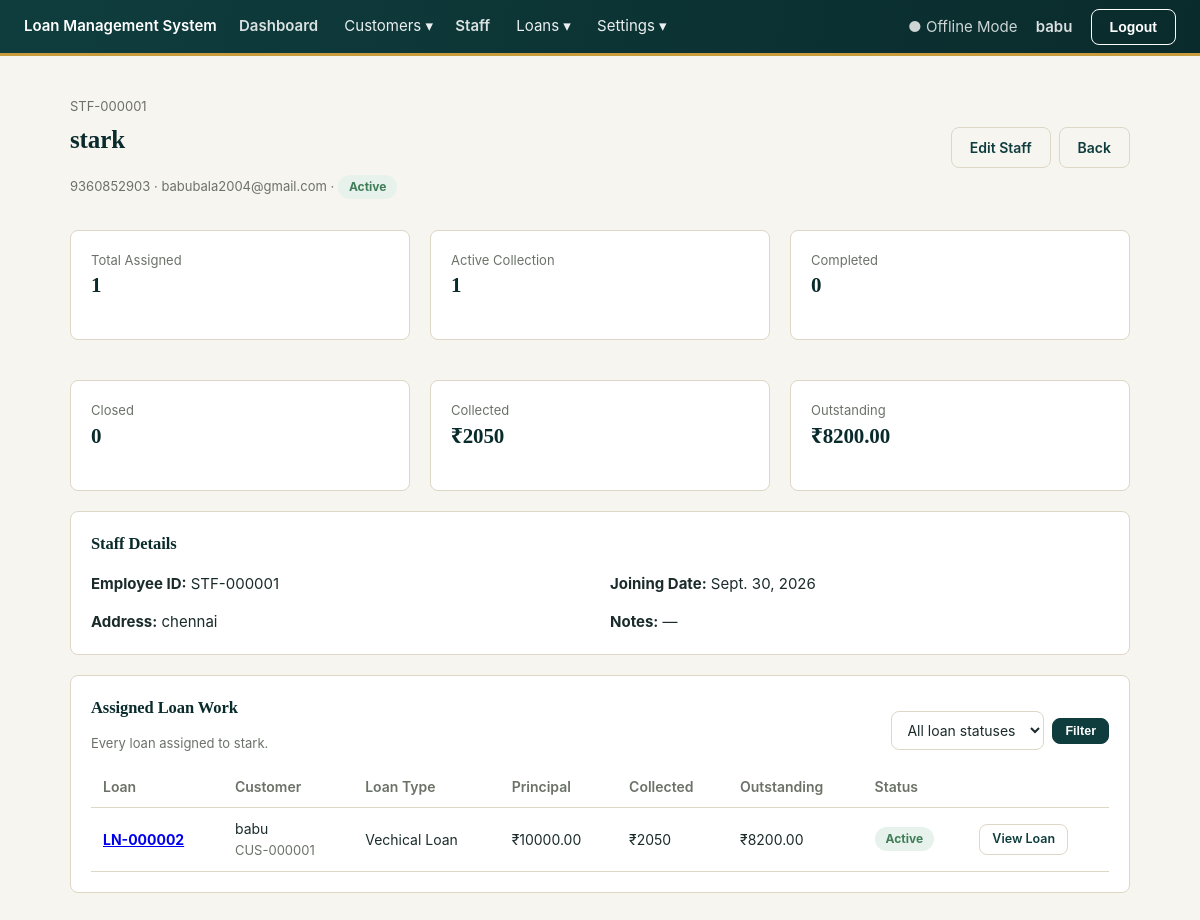
Screenshot of /staff/2/ (signed in) with the database file from the repository.
### core/models.py (models this page shows, shortened)
class SystemSetting(models.Model):
    key = models.CharField(max_length=100, unique=True)
    value = models.TextField(blank=True)

### accounts/models.py (models this page shows, shortened)
class AdminUser(AbstractUser):
    full_name = models.CharField(max_length=150, blank=True)
    session_timeout_minutes = models.PositiveIntegerField(
        default=30,
        help_text="Auto-logout after this many minutes of inactivity.",
    )

### staff/models.py (models this page shows, shortened)
class Staff(models.Model):
    STATUS_ACTIVE = "active"
    STATUS_INACTIVE = "inactive"
    STATUS_CHOICES = [
        (STATUS_ACTIVE, "Active"),
        (STATUS_INACTIVE, "Inactive"),
    ]
    employee_id = models.CharField(max_length=30, unique=True, editable=False)
    full_name = models.CharField(max_length=150)
    mobile = models.CharField(max_length=10, validators=[mobile_validator])
    email = models.EmailField(blank=True)
    joining_date = models.DateField(null=True, blank=True)
    address = models.TextField(blank=True)
    status = models.CharField(max_length=10, choices=STATUS_CHOICES, default=STATUS_ACTIVE)
    notes = models.TextField(blank=True)
    created_at = models.DateTimeField(auto_now_add=True)
    updated_at = models.DateTimeField(auto_now=True)
    class Meta:
        ordering = ["full_name"]
    @property
    def total_assigned_loans(self):
        return self.loans.count()
    @property
    def active_loan_count(self):
        return self.loans.filter(status="active").count()
    @property
    def completed_loan_count(self):
        return self.loans.filter(status="completed").count()
    @property
    def closed_loan_count(self):
        return self.loans.filter(status="closed").count()
    @property
    def total_collected(self):
        from django.db.models import Sum
        return self.loans.aggregate(total=Sum("payments__amount_paid"))["total"] or 0
    @property
    def total_outstanding(self):
        from decimal import Decimal
        return sum((loan.total_outstanding for loan in self.loans.all()), Decimal("0"))

### loans/models.py (models this page shows, shortened)
class Loan(models.Model):
    FREQUENCY_DAILY = "daily"
    FREQUENCY_WEEKLY = "weekly"
    FREQUENCY_BIWEEKLY = "biweekly"
    FREQUENCY_MONTHLY = "monthly"
    FREQUENCY_CUSTOM = "custom"
    FREQUENCY_CHOICES = [
        (FREQUENCY_DAILY, "Daily"),
        (FREQUENCY_WEEKLY, "Weekly"),
        (FREQUENCY_BIWEEKLY, "Biweekly"),
        (FREQUENCY_MONTHLY, "Monthly"),
        (FREQUENCY_CUSTOM, "Custom interval"),
    ]
    STATUS_ACTIVE = "active"
    STATUS_COMPLETED = "completed"
    STATUS_CLOSED = "closed"
    STATUS_CANCELLED = "cancelled"
    STATUS_CHOICES = [
        (STATUS_ACTIVE, "Active"),
        (STATUS_COMPLETED, "Completed"),
        (STATUS_CLOSED, "Closed"),
        (STATUS_CANCELLED, "Cancelled"),
    ]
    loan_number = models.CharField(max_length=20, unique=True, editable=False)
    customer = models.ForeignKey(
        "customers.Customer", on_delete=models.PROTECT, related_name="loans"
    )
    assigned_staff = models.ForeignKey(
        "staff.Staff", on_delete=models.SET_NULL, null=True, blank=True, related_name="loans",
        help_text="Staff member responsible for collecting this loan.",
    )
    loan_group = models.ForeignKey(
        LoanGroup, on_delete=models.SET_NULL, null=True, blank=True, related_name="loans"
    )
    loan_type = models.ForeignKey(LoanType, on_delete=models.PROTECT)
    interest_type = models.ForeignKey(InterestType, on_delete=models.PROTECT)
    principal_amount = models.DecimalField(max_digits=12, decimal_places=2)
    interest_rate = models.DecimalField(
        max_digits=5, decimal_places=2, help_text="Annual interest rate, %."
    )
    start_date = models.DateField()
    repayment_frequency = models.CharField(max_length=10, choices=FREQUENCY_CHOICES)
    custom_interval_days = models.PositiveIntegerField(
        null=True, blank=True,
        help_text="Only used when Repayment Frequency = Custom interval.",
    )
    number_of_installments = models.PositiveIntegerField()
    first_due_date = models.DateField()
    purpose = models.CharField(max_length=255, blank=True)
    remarks = models.TextField(blank=True)
    status = models.CharField(max_length=10, choices=STATUS_CHOICES, default=STATUS_ACTIVE)
    total_interest = models.DecimalField(max_digits=12, decimal_places=2, editable=False)
    total_payable = models.DecimalField(max_digits=12, decimal_places=2, editable=False)
    created_at = models.DateTimeField(auto_now_add=True)
    closing_date = models.DateField(null=True, blank=True)
    closing_remarks = models.TextField(blank=True)
    class Meta:
        ordering = ["-created_at"]
    @property
    def total_paid(self):
        return self.installments.aggregate(total=models.Sum("paid_amount"))["total"] or Decimal("0")
    @property
    def total_outstanding(self):
        return self.total_payable - self.total_paid

class LoanType(models.Model):
    name = models.CharField(max_length=100)
    is_active = models.BooleanField(default=True)

### customers/models.py (models this page shows, shortened)
class Customer(models.Model):
    GENDER_MALE = "male"
    GENDER_FEMALE = "female"
    GENDER_OTHER = "other"
    GENDER_CHOICES = [
        (GENDER_MALE, "Male"),
        (GENDER_FEMALE, "Female"),
        (GENDER_OTHER, "Other"),
    ]
    MARITAL_SINGLE = "single"
    MARITAL_MARRIED = "married"
    MARITAL_OTHER = "other"
    MARITAL_CHOICES = [
        (MARITAL_SINGLE, "Single"),
        (MARITAL_MARRIED, "Married"),
        (MARITAL_OTHER, "Other"),
    ]
    STATUS_ACTIVE = "active"
    STATUS_INACTIVE = "inactive"
    STATUS_CHOICES = [
        (STATUS_ACTIVE, "Active"),
        (STATUS_INACTIVE, "Inactive"),
    ]
    customer_id = models.CharField(max_length=20, unique=True, editable=False)
    full_name = models.CharField(max_length=150)
    date_of_birth = models.DateField()
    gender = models.CharField(max_length=10, choices=GENDER_CHOICES)
    mobile = models.CharField(max_length=10, validators=[mobile_validator], unique=True)
    alternate_mobile = models.CharField(
        max_length=10, validators=[mobile_validator], blank=True
    )
    email = models.EmailField(blank=True)
    photo = models.ImageField(upload_to="customers/photos/", blank=True, null=True)
    marital_status = models.CharField(max_length=10, choices=MARITAL_CHOICES)
    occupation = models.CharField(max_length=100)
    monthly_income = models.DecimalField(max_digits=12, decimal_places=2)
    father_husband_name = models.CharField(max_length=150)
    permanent_door_no = models.CharField(max_length=50)
    permanent_street = models.CharField(max_length=150)
    permanent_area = models.CharField(max_length=150)
    permanent_village_town = models.CharField(max_length=150)
    permanent_city = models.CharField(max_length=100)
    permanent_district = models.CharField(max_length=100)
    permanent_state = models.CharField(max_length=100)
    permanent_pincode = models.CharField(max_length=6, validators=[pincode_validator])
    same_as_permanent_address = models.BooleanField(default=True)
    current_door_no = models.CharField(max_length=50, blank=True)
    current_street = models.CharField(max_length=150, blank=True)
    current_area = models.CharField(max_length=150, blank=True)
    current_village_town = models.CharField(max_length=150, blank=True)
    current_city = models.CharField(max_length=100, blank=True)
    current_district = models.CharField(max_length=100, blank=True)
    current_state = models.CharField(max_length=100, blank=True)
    current_pincode = models.CharField(max_length=6, blank=True)
    status = models.CharField(max_length=10, choices=STATUS_CHOICES, default=STATUS_ACTIVE)
    default_staff = models.ForeignKey(
        "staff.Staff", on_delete=models.SET_NULL, null=True, blank=True,
        related_name="default_customers",
        help_text="Optional staff member to use as the default when this customer gets a new loan.",
    )
    created_at = models.DateTimeField(auto_now_add=True)
    updated_at = models.DateTimeField(auto_now=True)
    class Meta:
        ordering = ["-created_at"]

### staff/views.py (the view)
# urls.py: path("<int:pk>/", views.staff_detail, name="detail"),
@login_required
def staff_detail(request, pk):
    staff = get_object_or_404(Staff, pk=pk)
    loans = staff.loans.select_related("customer", "loan_type").prefetch_related("payments", "installments")
    status_filter = request.GET.get("status", "")
    if status_filter in dict(Loan.STATUS_CHOICES):
        loans = loans.filter(status=status_filter)
    context = {
        "staff": staff,
        "loans": loans,
        "status_filter": status_filter,
        "loan_status_choices": Loan.STATUS_CHOICES,
    }
    return render(request, "staff/staff_detail.html", context)

### staff/templates/staff/staff_detail.html (shortened to what this page needs)
{% extends "base.html" %}
{% block content %}
<div style="display:flex;justify-content:space-between;align-items:center;gap:15px;">
  <div>
    <p class="muted" style="margin-bottom:4px;">{{ staff.employee_id }}</p>
    <h1 style="margin-top:0;">{{ staff.full_name }}</h1>
    <p class="muted">{{ staff.mobile }}{% if staff.email %} · {{ staff.email }}{% endif %} · <span class="badge {{ staff.status }}">{{ staff.get_status_display }}</span></p>
  </div>
  <div style="display:flex;gap:8px;">
    <a href="{% url 'staff:edit' staff.pk %}" class="btn secondary">Edit Staff</a>
    <a href="{% url 'staff:list' %}" class="btn secondary">Back</a>
  </div>
</div>
<div class="cards" style="margin-top:18px; display: grid; grid-template-columns: repeat(auto-fit,minmax(300px,1fr));gap:20px;">
  <div class="card"><div class="muted">Total Assigned</div><h2>{{ staff.total_assigned_loans }}</h2></div>
  <div class="card"><div class="muted">Active Collection</div><h2>{{ staff.active_loan_count }}</h2></div>
  <div class="card"><div class="muted">Completed</div><h2>{{ staff.completed_loan_count }}</h2></div>
  <div class="card"><div class="muted">Closed</div><h2>{{ staff.closed_loan_count }}</h2></div>
  <div class="card"><div class="muted">Collected</div><h2>₹{{ staff.total_collected }}</h2></div>
  <div class="card"><div class="muted">Outstanding</div><h2>₹{{ staff.total_outstanding }}</h2></div>
</div>
<div class="card">
  <h3>Staff Details</h3>
  <div class="form-grid">
    <div><strong>Employee ID:</strong> {{ staff.employee_id }}</div>
    <div><strong>Joining Date:</strong> {{ staff.joining_date|default:"—" }}</div>
    <div class="full"><strong>Address:</strong> {{ staff.address|default:"—" }}</div>
    <div class="full"><strong>Notes:</strong> {{ staff.notes|default:"—" }}</div>
  </div>
</div>
<div class="card">
  <div style="display:flex;justify-content:space-between;align-items:center;gap:10px;">
    <div><h3 style="margin-bottom:3px;">Assigned Loan Work</h3><p class="muted">Every loan assigned to {{ staff.full_name }}.</p></div>
    <form method="get" style="display:flex;gap:8px;align-items:center;">
      <select name="status">
        <option value="">All loan statuses</option>
      </select>
      <button class="btn small" type="submit">Filter</button>
    </form>
  </div>
  <table>
    <thead><tr><th>Loan</th><th>Customer</th><th>Loan Type</th><th>Principal</th><th>Collected</th><th>Outstanding</th><th>Status</th><th></th></tr></thead>
    <tbody>
      {% for loan in loans %}
      <tr>
        <td><a href="{% url 'loans:detail' loan.pk %}"><strong>{{ loan.loan_number }}</strong></a></td>
        <td>{{ loan.customer.full_name }}<br><span class="muted">{{ loan.customer.customer_id }}</span></td>
        <td>{{ loan.loan_type.name }}</td>
        <td>₹{{ loan.principal_amount }}</td>
        <td>₹{{ loan.total_paid }}</td>
        <td>₹{{ loan.total_outstanding }}</td>
        <td><span class="badge {{ loan.status }}">{{ loan.get_status_display }}</span></td>
        <td><a href="{% url 'loans:detail' loan.pk %}" class="btn small secondary">View Loan</a></td>
      </tr>
      {% empty %}<tr><td colspan="8" class="muted">No loans are assigned to this staff member.</td></tr>{% endfor %}
    </tbody>
  </table>
</div>
{% endblock %}

### templates/base.html (shortened to what this page needs)
{% load static %}
<!DOCTYPE html>
<html lang="en">
<head>
  <link rel="stylesheet" href="{% static 'css/app.css' %}">
</head>
<body>
  <div class="topbar">
    <div>
      <a href="{% url 'customers:list' %}">{{ company_name|default:"Loan Management System" }}</a>
      <a href="{% url 'reports:dashboard' %}" style="margin-left:18px;opacity:.85;">Dashboard</a>
      <div class="nav-dropdown">
        <span class="nav-dropdown-toggle">Customers ▾</span>
      </div>
      <a href="{% url 'staff:list' %}" style="margin-left:18px;opacity:.85;;">Staff</a>
      <div class="nav-dropdown">
        <span class="nav-dropdown-toggle">Loans ▾</span>
      </div>
      <div class="nav-dropdown">
        <span class="nav-dropdown-toggle">Settings ▾</span>
      </div>
    </div>
    <div>
      <span style="margin-right:14px; opacity:.8;">● Offline Mode</span>
      {% if user.is_authenticated %}
        <a href="{% url 'accounts:profile' %}" style="color:#fff;opacity:.85;margin-right:14px;">{{ user.full_name|default:user.username }}</a>
        <form method="post" action="{% url 'accounts:logout' %}" style="display:inline">
          <button type="submit" class="btn secondary" style="color:#fff;border-color:#fff;">Logout</button>
        </form>
      {% endif %}
    </div>
  </div>
  <div class="container">
    {% block content %}{% endblock %}
  </div>
</body>
</html>

### rows the page displays
SystemSetting: value "Loan Management System"
AdminUser: full_name "babu"
Staff: employee_id "STF-000001", full_name "stark", mobile "9360852903", email "babubala2004@gmail.com", status "Active", total_assigned_loans "1", active_loan_count "1", completed_loan_count "0", closed_loan_count "0", total_collected "2050", total_outstanding "8200.00", joining_date "Sept. 30, 2026", address "chennai", notes "—"
Loan: loan_number "LN-000002", customer.full_name "babu", customer.customer_id "CUS-000001", loan_type.name "Vechical Loan", principal_amount "10000.00", total_paid "2050", total_outstanding "8200.00", status "Active"
